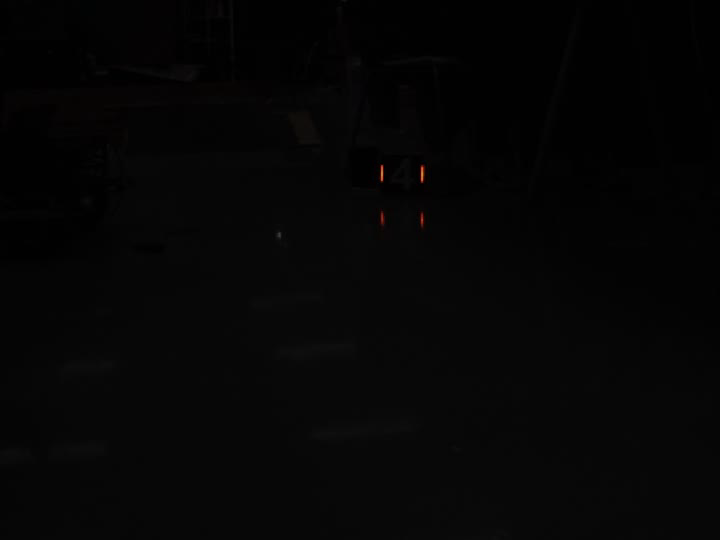
//> input picture frame 10 of assets/zhaungjiaban.avi, 720 x 540 px
$ ./main   (built with g++ and OpenCV 4)
//> lines starting //> are read from the running program, lines starting //| are printed output that depends on the picture; after the words box and inside, x2 and y2 are one past the last pixel; in counts of white or black regions, pixels touching at a corner belong together
#include <opencv2/opencv.hpp>
#include <iostream>
#include <vector>
#include <algorithm>
#include <cmath>

// 输入一根灯条的轮廓，return{上端点, 下端点}
std::pair<cv::Point2f, cv::Point2f> barEndpoints(const std::vector<cv::Point>& contour) {
    cv::RotatedRect rr = cv::minAreaRect(contour);

    cv::Point2f p[4];
    rr.points(p);                 // 直接用成员函数

    int a = 0, b = 1;
    double best = 1e18;
    for (int i = 0; i < 4; ++i) {
        int j = (i + 1) % 4;
        double d = cv::norm(p[i] - p[j]);
        if (d < best) { best = d; a = i; b = j; }
    }

    cv::Point2f e1 = (p[a] + p[b]) * 0.5f;
    cv::Point2f e2 = (p[(a + 2) % 4] + p[(b + 2) % 4]) * 0.5f;

    if (e1.y > e2.y) std::swap(e1, e2);
    return {e1, e2};
}

// 伽马增强
cv::Mat enhance(const cv::Mat& src) {
    static uchar lut[256];
    static bool ready = false;
    if (!ready) {
        for (int i = 0; i < 256; ++i)
            lut[i] = cv::saturate_cast<uchar>(std::pow(i / 255.0, 0.45) * 255.0);
        ready = true;
    }

    cv::Mat dst = src.clone();
    int total = dst.rows * (int)dst.step;
    uchar* data = dst.data;
    for (int i = 0; i < total; ++i)
        data[i] = lut[data[i]];
    return dst;
}


//main函数部分
int main() {
    cv::VideoCapture cap("assets/zhaungjiaban.avi");
    if (!cap.isOpened()) {
        std::cerr << "无法打开视频" << std::endl;
        return -1;
    }

    double fps = cap.get(cv::CAP_PROP_FPS);
    if (fps <= 1.0 || fps > 240.0) fps = 25.0;
    int w = (int)cap.get(cv::CAP_PROP_FRAME_WIDTH);
    int h = (int)cap.get(cv::CAP_PROP_FRAME_HEIGHT);

    cv::VideoWriter writer("assets/result.avi",
                           cv::VideoWriter::fourcc('M', 'J', 'P', 'G'),
                           fps, cv::Size(w, h));
    if (!writer.isOpened()) {
        std::cerr << "VideoWriter 打开失败" << std::endl;
        return -1;
    }

    const cv::Scalar GREEN(0, 255, 0);
    int zhenlv = 0;

    cv::Mat frame;
    while (cap.read(frame)) {
//> frame is the input picture: 540 rows x 720 cols, CV_8UC3; mean B, G, R 5.1, 5.1, 5.2
        //检测原图
        cv::Mat hsv, mask;
        cv::cvtColor(frame, hsv, cv::COLOR_BGR2HSV);
//> hsv: 540 rows x 720 cols, CV_8UC3; mean H, S, V 5.8, 6.2, 5.3
        cv::inRange(hsv, cv::Scalar(0, 100, 60), cv::Scalar(20, 255, 255), mask);
//> mask: 540 rows x 720 cols, CV_8UC1; 0.05% white; 4 white regions

        std::vector<std::vector<cv::Point>> contours;
        cv::findContours(mask, contours, cv::RETR_EXTERNAL, cv::CHAIN_APPROX_SIMPLE);
//> contours = 4 contours; box (x1, y1, x2, y2) and area: (420, 165, 424, 183) 48, (380, 165, 384, 182) 45, (420, 213, 424, 226) 28, (381, 212, 384, 224) 20

        std::vector<std::vector<cv::Point>> bars;
        for (const auto& c : contours) {
            double area = cv::contourArea(c);
            cv::Rect r = cv::boundingRect(c);
            if (r.width == 0) continue;
            double aspect = (double)r.height / r.width;
            if (area < 20.0 || r.height < 8 || aspect < 2.0) continue;

            cv::Mat cmask = cv::Mat::zeros(mask.size(), CV_8UC1);
            std::vector<std::vector<cv::Point>> one{c};
            cv::drawContours(cmask, one, 0, cv::Scalar(255), -1);
            if (cv::mean(hsv, cmask)[2] < 115.0) continue;   // 倒影处理

            bars.push_back(c);
        }
//> this loop made 4 passes
//> (area, r, aspect) on passes 1 to 4: (28.5, Rect(420, 213, 4, 13), 3.25), (20.5, Rect(381, 212, 3, 12), 4), (48.5, Rect(420, 165, 4, 18), 4.5), (45, Rect(380, 165, 4, 17), 4.25)

        //标绿+连线（增强图）
        cv::Mat vis = enhance(frame);
//> after the loop in enhance, `for (int i = 0; i < total; ++i)`:
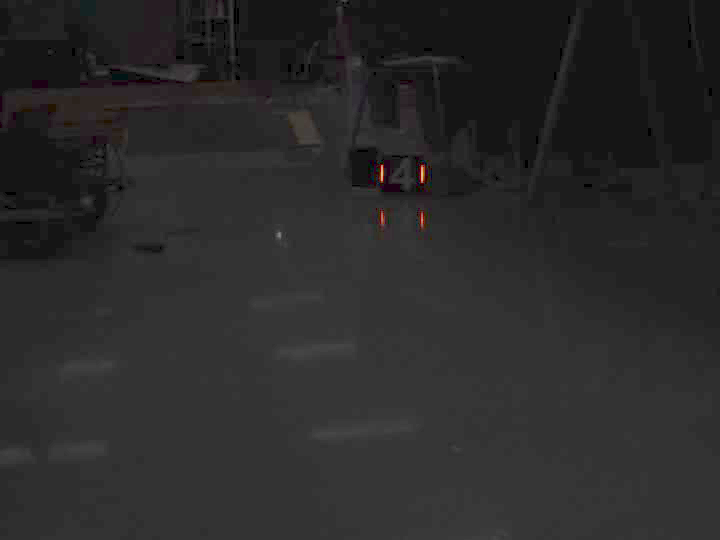
//> dst: 540 rows x 720 cols, CV_8UC3; mean B, G, R 41.9, 41.8, 42.3

        std::vector<std::pair<cv::Point2f, cv::Point2f>> ends;
        for (const auto& c : bars) {
            cv::RotatedRect rr = cv::minAreaRect(c);

            cv::Point2f p[4];
            rr.points(p);
            for (int i = 0; i < 4; ++i)
                cv::line(vis, p[i], p[(i + 1) % 4], GREEN, 1);

            ends.push_back(barEndpoints(c));
        }
//> this loop made 2 passes
//> (rr in barEndpoints, e1 in barEndpoints, e2 in barEndpoints) on passes 1 to 2: (centre (421.5, 173.5), size (17, 3), angle -90, Point(421.5, 165), Point(421.5, 182)), (centre (381.5, 173), size (16, 3), angle -90, Point(381.5, 165), Point(381.5, 181))
//> vis: 540 rows x 720 cols, CV_8UC3; 78 pixels changed, all inside (x1, y1, x2, y2) = (380, 165, 424, 183)

        if (ends.size() == 2) {
            if (ends[0].first.x > ends[1].first.x) std::swap(ends[0], ends[1]);
            cv::line(vis, ends[0].first, ends[1].first, GREEN, 1);
//> vis: 540 rows x 720 cols, CV_8UC3; mean B, G, R 41.9, 41.9, 42.3
            cv::line(vis, ends[0].second, ends[1].second, GREEN, 1);
//> vis: 540 rows x 720 cols, CV_8UC3; mean B, G, R 41.9, 41.9, 42.3
        }

        writer.write(vis);
        zhenlv++;
    }

    writer.release();
    cap.release();
    std::cout << "输出: assets/result.avi  共 " << zhenlv << " 帧  "
              << w << "x" << h << "   " << fps << "fps" << std::endl;
    return 0;
}

$ run again, starting later in the video
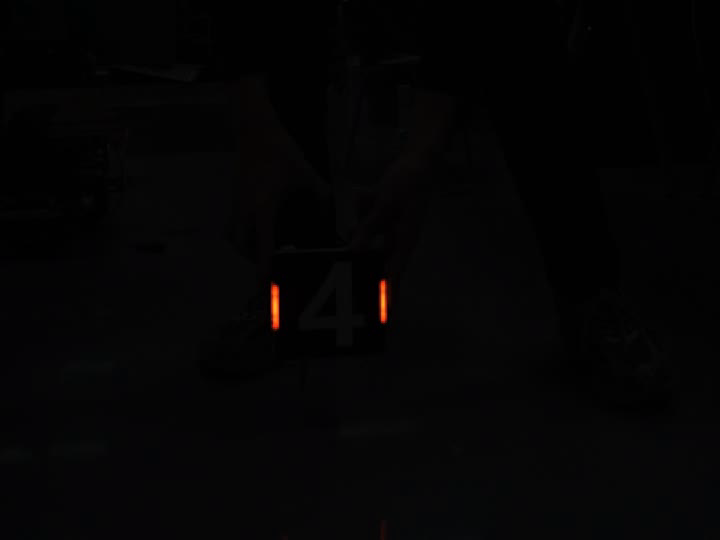
//> input picture frame 45 of assets/zhaungjiaban.avi, 720 x 540 px
//> frame is the input picture: 540 rows x 720 cols, CV_8UC3; mean B, G, R 4.2, 4, 4.4
//> hsv: 540 rows x 720 cols, CV_8UC3; mean H, S, V 24.9, 19.1, 4.6
//> mask: 540 rows x 720 cols, CV_8UC1; 0.2% white; 2 white regions
//> contours = 2 contours; box (x1, y1, x2, y2) and area: (270, 283, 280, 330) 368, (379, 279, 388, 324) 315
//> the loop `for (const auto& c : contours)` made 2 passes
//> (area, r, aspect) on passes 1 to 2: (368.5, Rect(270, 283, 10, 47), 4.7), (315, Rect(379, 279, 9, 45), 5)
//> after the loop in enhance, `for (int i = 0; i < total; ++i)`:
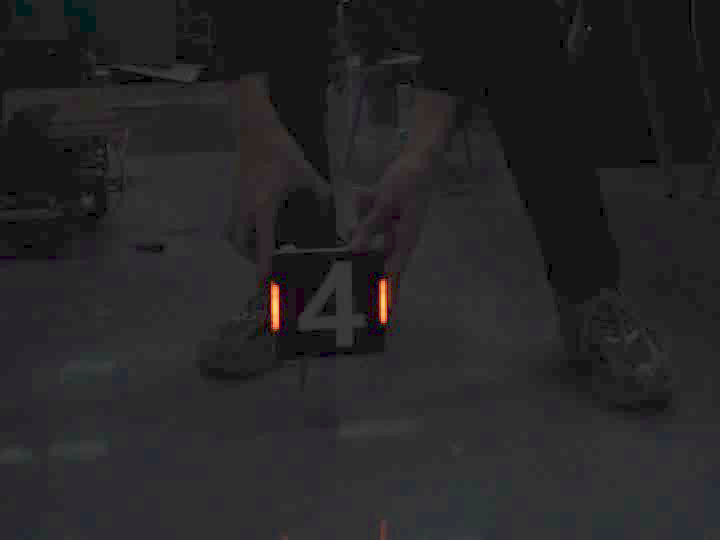
//> dst: 540 rows x 720 cols, CV_8UC3; mean B, G, R 38.1, 37, 37.9
//> the loop `for (const auto& c : bars)` made 2 passes
//> (rr in barEndpoints, e1 in barEndpoints, e2 in barEndpoints) on passes 1 to 2: (centre (274.5, 306), size (46, 9), angle -90, Point(274.5, 283), Point(274.5, 329)), (centre (383, 301), size (44, 8), angle -90, Point(383, 279), Point(383, 323))
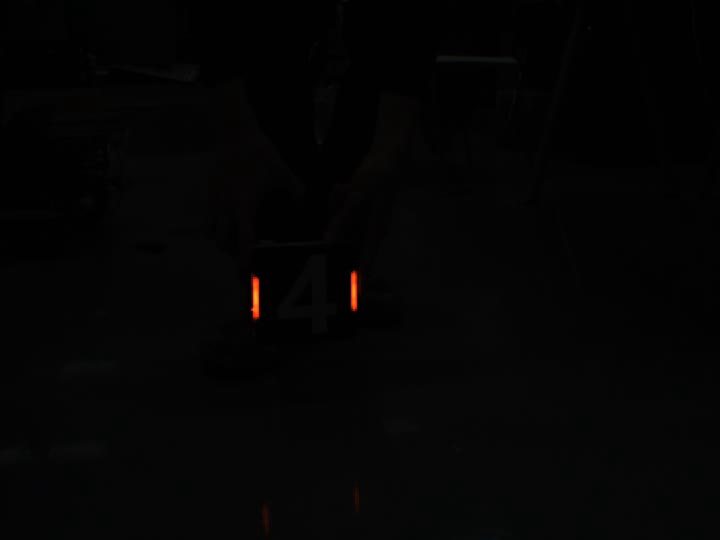
//> input picture frame 46 of assets/zhaungjiaban.avi, 720 x 540 px

$ run again, starting later in the video
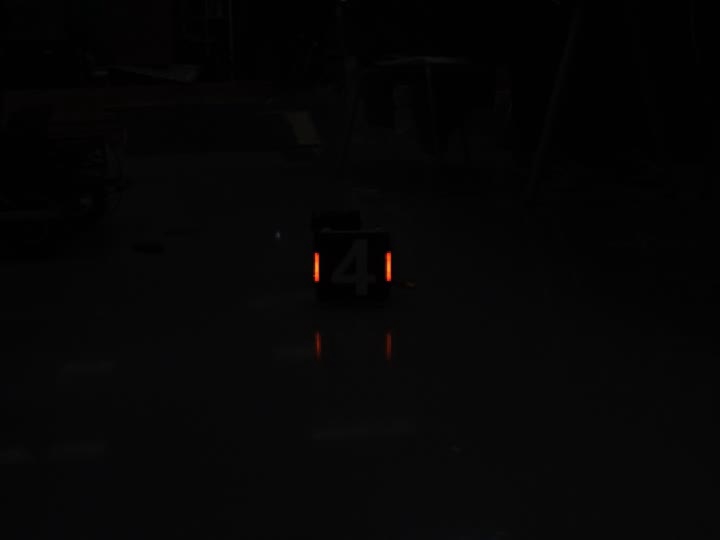
//> input picture frame 80 of assets/zhaungjiaban.avi, 720 x 540 px
//> frame is the input picture: 540 rows x 720 cols, CV_8UC3; mean B, G, R 5.4, 5.4, 5.6
//> hsv: 540 rows x 720 cols, CV_8UC3; mean H, S, V 7.3, 6.1, 5.6
//> mask: 540 rows x 720 cols, CV_8UC1; 0.11% white; 4 white regions
//> contours = 4 contours, 1 with area under 20; largest, box (x1, y1, x2, y2) and area: (385, 252, 392, 282) 148, (313, 252, 320, 282) 142, (316, 336, 320, 352) 30
//> the loop `for (const auto& c : contours)` made 4 passes
//> (area, r, aspect) on passes 2 to 4: (30, Rect(316, 336, 4, 16), 4), (148.5, Rect(385, 252, 7, 30), 4.29), (142, Rect(313, 252, 7, 30), 4.29)
//> after the loop in enhance, `for (int i = 0; i < total; ++i)`:
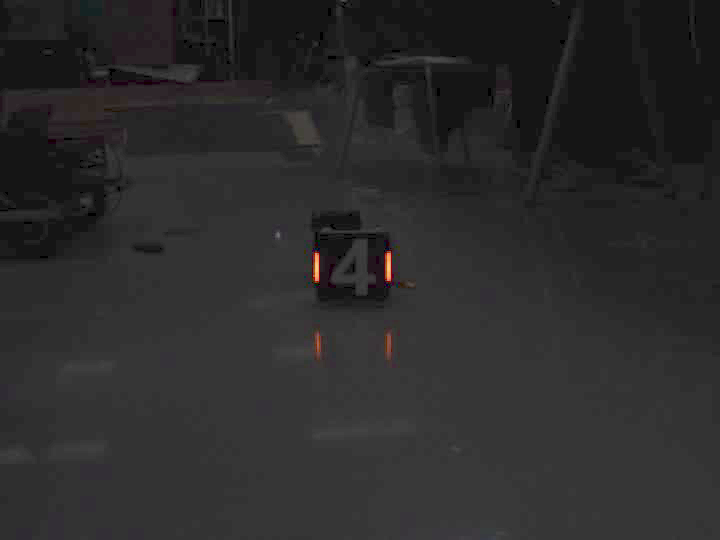
//> dst: 540 rows x 720 cols, CV_8UC3; mean B, G, R 42.9, 42.8, 43.3
//> the loop `for (const auto& c : bars)` made 2 passes
//> (rr in barEndpoints, e1 in barEndpoints, e2 in barEndpoints) on passes 1 to 2: (centre (388, 266.5), size (29, 6), angle -90, Point(388, 252), Point(388, 281)), (centre (316, 266.5), size (29, 6), angle -90, Point(316, 252), Point(316, 281))
//> `cv::line(vis, ends[0].second, ends[1].second, GREEN, 1);`:
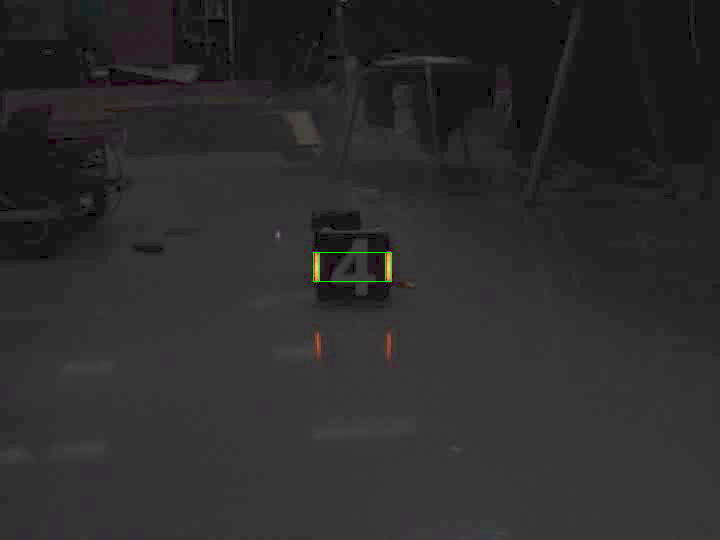
//> vis: 540 rows x 720 cols, CV_8UC3; mean B, G, R 42.9, 42.9, 43.3
